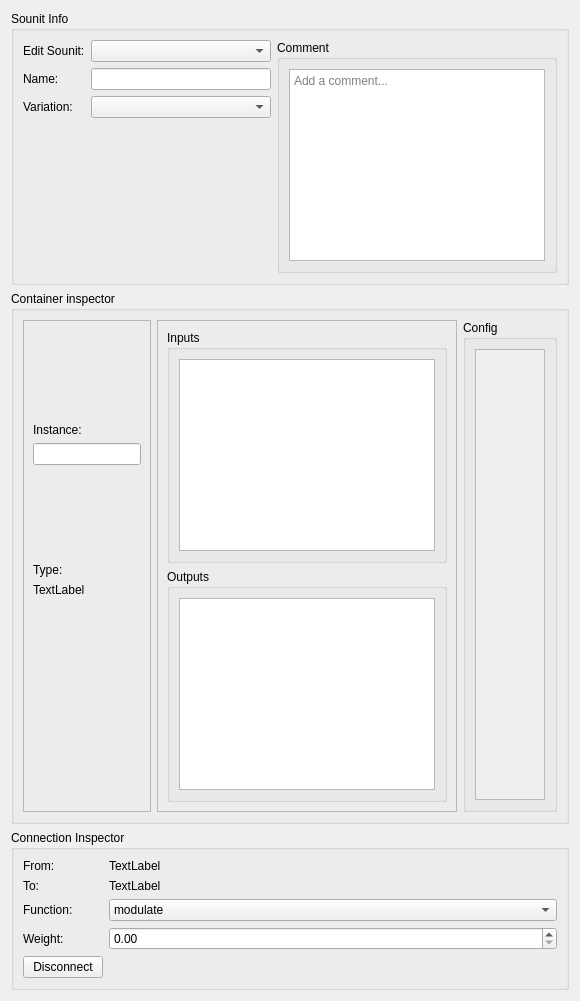
      <widget class="QWidget" name="soundEngineTab">
       <attribute name="title">
        <string>Sound Engine</string>
       </attribute>
       <layout class="QVBoxLayout" name="verticalLayout_5">
        <item>
         <widget class="QGroupBox" name="groupSounitInfo">
          <property name="title">
           <string>Sounit Info</string>
          </property>
          <layout class="QHBoxLayout" name="horizontalLayout_sounitInfo">
           <item>
            <layout class="QFormLayout" name="formLayout_2">
             <item row="0" column="0">
              <widget class="QLabel" name="label">
               <property name="text">
                <string>Edit Sounit:</string>
               </property>
              </widget>
             </item>
             <item row="0" column="1">
              <widget class="QComboBox" name="comboSounitSelector">
               <property name="maximumSize">
                <size>
                 <width>500</width>
                 <height>16777215</height>
                </size>
               </property>
               <property name="editable">
                <bool>false</bool>
               </property>
              </widget>
             </item>
             <item row="1" column="0">
              <widget class="QLabel" name="labelSounitName">
               <property name="text">
                <string>Name:</string>
               </property>
              </widget>
             </item>
             <item row="1" column="1">
              <widget class="QLineEdit" name="editSounitName">
               <property name="maximumSize">
                <size>
                 <width>500</width>
                 <height>16777215</height>
                </size>
               </property>
              </widget>
             </item>
             <item row="2" column="0">
              <widget class="QLabel" name="labelVariation">
               <property name="text">
                <string>Variation:</string>
               </property>
              </widget>
             </item>
             <item row="2" column="1">
              <widget class="QComboBox" name="comboVariationSelector">
               <property name="maximumSize">
                <size>
                 <width>500</width>
                 <height>16777215</height>
                </size>
               </property>
               <property name="editable">
                <bool>false</bool>
               </property>
              </widget>
             </item>
            </layout>
           </item>
           <item>
            <widget class="QGroupBox" name="groupComment">
             <property name="title">
              <string>Comment</string>
             </property>
             <layout class="QVBoxLayout" name="verticalLayout_comment">
              <item>
               <widget class="QPlainTextEdit" name="editSounitComment">
                <property name="placeholderText">
                 <string>Add a comment...</string>
                </property>
               </widget>
              </item>
             </layout>
            </widget>
           </item>
          </layout>
         </widget>
        </item>
        <item>
         <widget class="QGroupBox" name="groupContainerInspector">
          <property name="title">
           <string>Container inspector</string>
          </property>
          <layout class="QHBoxLayout" name="horizontalLayout_16">
           <item>
            <widget class="QFrame" name="frame">
             <property name="frameShape">
              <enum>QFrame::Shape::StyledPanel</enum>
             </property>
             <property name="frameShadow">
              <enum>QFrame::Shadow::Raised</enum>
             </property>
             <layout class="QVBoxLayout" name="verticalLayout_2">
              <item>
               <widget class="QLabel" name="label_5">
                <property name="text">
                 <string>Instance: </string>
                </property>
                <property name="alignment">
                 <set>Qt::AlignmentFlag::AlignBottom|Qt::AlignmentFlag::AlignLeading|Qt::AlignmentFlag::AlignLeft</set>
                </property>
               </widget>
              </item>
              <item>
               <widget class="QLineEdit" name="editInstanceName"/>
              </item>
              <item>
               <widget class="QLabel" name="label_4">
                <property name="text">
                 <string>Type: </string>
                </property>
                <property name="alignment">
                 <set>Qt::AlignmentFlag::AlignBottom|Qt::AlignmentFlag::AlignLeading|Qt::AlignmentFlag::AlignLeft</set>
                </property>
               </widget>
              </item>
              <item>
               <widget class="QLabel" name="labelContainerType">
                <property name="text">
                 <string>TextLabel</string>
                </property>
                <property name="alignment">
                 <set>Qt::AlignmentFlag::AlignLeading|Qt::AlignmentFlag::AlignLeft|Qt::AlignmentFlag::AlignTop</set>
                </property>
               </widget>
              </item>
              <item>
               <widget class="QLabel" name="labelContainerDescription">
                <property name="text">
                 <string/>
                </property>
                <property name="alignment">
                 <set>Qt::AlignmentFlag::AlignLeading|Qt::AlignmentFlag::AlignLeft|Qt::AlignmentFlag::AlignTop</set>
                </property>
                <property name="wordWrap">
                 <bool>true</bool>
                </property>
               </widget>
              </item>
             </layout>
            </widget>
           </item>
           <item>
            <widget class="QFrame" name="frame_2">
             <property name="frameShape">
              <enum>QFrame::Shape::StyledPanel</enum>
             </property>
             <property name="frameShadow">
              <enum>QFrame::Shadow::Raised</enum>
             </property>
             <layout class="QVBoxLayout" name="verticalLayout_PortsStacked">
              <item>
               <widget class="QGroupBox" name="groupInputs">
                <property name="title">
                 <string>Inputs</string>
                </property>
                <layout class="QVBoxLayout" name="verticalLayout_10">
                 <item>
                  <widget class="QListWidget" name="listWidgetInputs">
                   <property name="minimumSize">
                    <size>
                     <width>0</width>
                     <height>0</height>
                    </size>
                   </property>
                  </widget>
                 </item>
                </layout>
               </widget>
              </item>
              <item>
               <widget class="QGroupBox" name="groupOutputs">
                <property name="title">
                 <string>Outputs</string>
                </property>
                <layout class="QVBoxLayout" name="verticalLayout_11">
                 <item>
                  <widget class="QListWidget" name="listWidgetOutputs">
                   <property name="minimumSize">
                    <size>
                     <width>0</width>
                     <height>0</height>
                    </size>
                   </property>
                  </widget>
                 </item>
                </layout>
               </widget>
              </item>
             </layout>
            </widget>
           </item>
           <item>
            <widget class="QGroupBox" name="groupConfig">
             <property name="title">
              <string>Config</string>
             </property>
             <layout class="QVBoxLayout" name="verticalLayout_9">
              <item>
               <widget class="QScrollArea" name="scrollAreaConfig">
                <property name="widgetResizable">
                 <bool>true</bool>
                </property>
                <widget class="QWidget" name="scrollAreaConfigContents">
                 <property name="geometry">
                  <rect>
                   <x>0</x>
                   <y>0</y>
                   <width>308</width>
                   <height>449</height>
                  </rect>
                 </property>
                 <layout class="QVBoxLayout" name="verticalLayout_Config">
                  <property name="spacing">
                   <number>6</number>
                  </property>
                  <property name="leftMargin">
                   <number>0</number>
                  </property>
                  <property name="topMargin">
                   <number>0</number>
                  </property>
                  <property name="rightMargin">
                   <number>0</number>
                  </property>
                  <property name="bottomMargin">
                   <number>0</number>
                  </property>
                 </layout>
                </widget>
               </widget>
              </item>
             </layout>
            </widget>
           </item>
          </layout>
         </widget>
        </item>
        <item>
         <widget class="QGroupBox" name="groupConnectionInspector">
          <property name="title">
           <string>Connection Inspector</string>
          </property>
          <layout class="QFormLayout" name="formLayout_3">
           <item row="2" column="0">
            <widget class="QLabel" name="label_7">
             <property name="text">
              <string>To:</string>
             </property>
            </widget>
           </item>
           <item row="2" column="1">
            <widget class="QLabel" name="labelConnectionTo">
             <property name="text">
              <string>TextLabel</string>
             </property>
            </widget>
           </item>
           <item row="3" column="0">
            <widget class="QLabel" name="label_8">
             <property name="text">
              <string>Function:</string>
             </property>
            </widget>
           </item>
           <item row="3" column="1">
            <widget class="QComboBox" name="comboConnectionFunction">
             <property name="editable">
              <bool>false</bool>
             </property>
             <property name="currentText">
              <string>modulate</string>
             </property>
             <property name="currentIndex">
              <number>5</number>
             </property>
             <item>
              <property name="text">
               <string>passthrough</string>
              </property>
             </item>
             <item>
              <property name="text">
               <string>add</string>
              </property>
             </item>
             <item>
              <property name="text">
               <string>multiply</string>
              </property>
             </item>
             <item>
              <property name="text">
               <string>substract</string>
              </property>
             </item>
             <item>
              <property name="text">
               <string>replace</string>
              </property>
             </item>
             <item>
              <property name="text">
               <string>modulate</string>
              </property>
             </item>
            </widget>
           </item>
           <item row="4" column="0">
            <widget class="QLabel" name="label_9">
             <property name="text">
              <string>Weight:</string>
             </property>
            </widget>
           </item>
           <item row="4" column="1">
            <widget class="QDoubleSpinBox" name="spinConnectionWeight"/>
           </item>
           <item row="5" column="0">
            <widget class="QPushButton" name="buttonDisconnect">
             <property name="text">
              <string>Disconnect</string>
             </property>
            </widget>
           </item>
           <item row="1" column="1">
            <widget class="QLabel" name="labelConnectionFrom">
             <property name="text">
              <string>TextLabel</string>
             </property>
            </widget>
           </item>
           <item row="1" column="0">
            <widget class="QLabel" name="label_6">
             <property name="text">
              <string>From:</string>
             </property>
            </widget>
           </item>
          </layout>
         </widget>
        </item>
       </layout>
      </widget>
